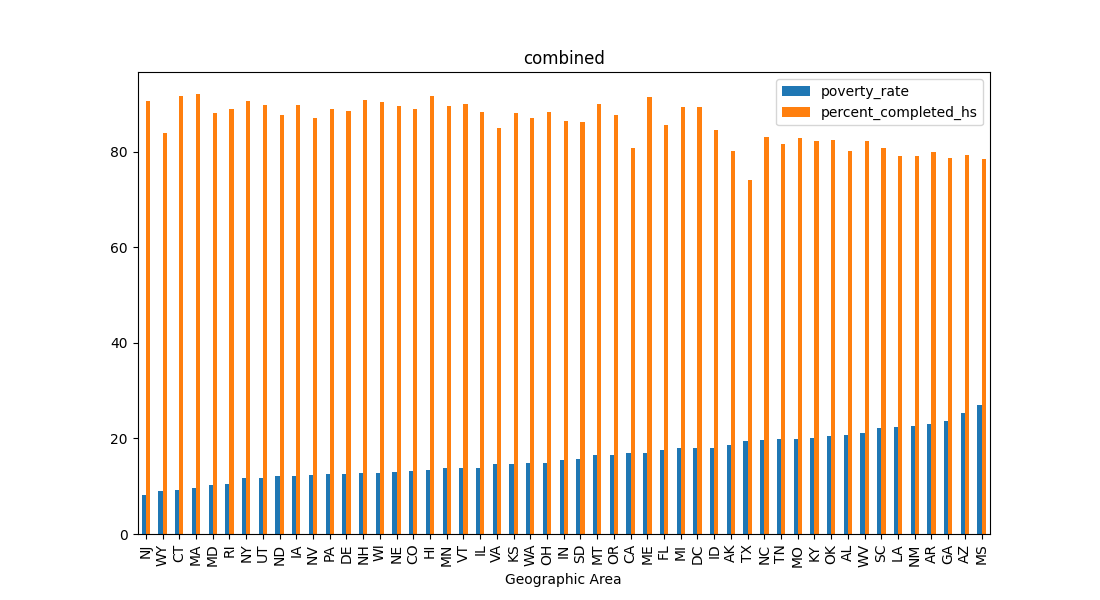

Write Python code to recreate this figure.
import numpy as np
import pandas as pd
import plotly.express as px
import matplotlib.pyplot as plt
import seaborn as sns

# This might be helpful:
from collections import Counter
pd.options.display.float_format = '{:,.2f}'.format

# df_hh_income = pd.read_csv('Median_Household_Income_2015.csv', encoding="windows-1252")
df_pct_poverty = pd.read_csv('Pct_People_Below_Poverty_Level.csv', encoding="windows-1252")
df_pct_completed_hs = pd.read_csv('Pct_Over_25_Completed_High_School.csv', encoding="windows-1252")
# df_share_race_city = pd.read_csv('Share_of_Race_By_City.csv', encoding="windows-1252")
# df_fatalities = pd.read_csv('Deaths_by_Police_US.csv', encoding="windows-1252")


df_pct_poverty = df_pct_poverty.replace('-', 0)
df_pct_poverty['poverty_rate'] = pd.to_numeric(df_pct_poverty['poverty_rate'])

df_pct_poverty = df_pct_poverty.groupby(['Geographic Area'])['poverty_rate'].mean()
df_pct_poverty = df_pct_poverty.to_frame()
df_pct_poverty = df_pct_poverty.sort_values(by=['poverty_rate'], ascending=True)

df_pct_poverty.to_csv('_poverty.csv')

df_pct_completed_hs = df_pct_completed_hs.replace('-', 0)
df_pct_completed_hs['percent_completed_hs'] = pd.to_numeric(df_pct_completed_hs['percent_completed_hs'])

df_pct_completed_hs = df_pct_completed_hs.groupby(['Geographic Area'])['percent_completed_hs'].mean()
df_pct_completed_hs = df_pct_completed_hs.to_frame()
df_pct_completed_hs = df_pct_completed_hs.sort_values(by=['percent_completed_hs'], ascending=True)

# df_pct_completed_hs.plot(kind="line", title='% completed high school, by State (US)', figsize=(11, 6))

df_pct_completed_hs.to_csv('_hs.csv')

df_pct_completed_hs.sort_values(by=['Geographic Area'], inplace=True)
df_pct_poverty.sort_values(by=['Geographic Area'], inplace=True)
# print(df_pct_completed_hs)
# print(df_pct_poverty)
df_combined = df_pct_poverty.copy()
df_combined['percent_completed_hs'] = df_pct_completed_hs['percent_completed_hs'].copy()
df_combined.sort_values(by=['poverty_rate'], inplace=True)
print(df_combined)

df_combined.plot(kind="bar", title='combined', figsize=(11, 6))

plt.show()
